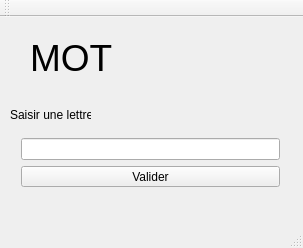
<?xml version="1.0" encoding="UTF-8"?>
<ui version="4.0">
 <class>MainWindow</class>
 <widget class="QMainWindow" name="MainWindow">
  <property name="geometry">
   <rect>
    <x>0</x>
    <y>0</y>
    <width>303</width>
    <height>248</height>
   </rect>
  </property>
  <property name="windowTitle">
   <string>MainWindow</string>
  </property>
  <widget class="QWidget" name="centralWidget">
   <widget class="QWidget" name="gridLayoutWidget">
    <property name="geometry">
     <rect>
      <x>10</x>
      <y>110</y>
      <width>281</width>
      <height>71</height>
     </rect>
    </property>
    <layout class="QGridLayout" name="gridLayout">
     <item row="0" column="0">
      <widget class="QLineEdit" name="lineEdit">
       <property name="maxLength">
        <number>1</number>
       </property>
      </widget>
     </item>
     <item row="1" column="0">
      <widget class="QPushButton" name="valider">
       <property name="text">
        <string>Valider</string>
       </property>
      </widget>
     </item>
    </layout>
   </widget>
   <widget class="QLabel" name="lblMotSecret">
    <property name="geometry">
     <rect>
      <x>30</x>
      <y>20</y>
      <width>251</width>
      <height>41</height>
     </rect>
    </property>
    <property name="font">
     <font>
      <pointsize>28</pointsize>
     </font>
    </property>
    <property name="text">
     <string>MOT</string>
    </property>
   </widget>
   <widget class="QLabel" name="label_2">
    <property name="geometry">
     <rect>
      <x>10</x>
      <y>90</y>
      <width>81</width>
      <height>16</height>
     </rect>
    </property>
    <property name="text">
     <string>Saisir une lettre</string>
    </property>
   </widget>
  </widget>
  <widget class="QMenuBar" name="menuBar">
   <property name="geometry">
    <rect>
     <x>0</x>
     <y>0</y>
     <width>303</width>
     <height>21</height>
    </rect>
   </property>
  </widget>
  <widget class="QToolBar" name="mainToolBar">
   <attribute name="toolBarArea">
    <enum>TopToolBarArea</enum>
   </attribute>
   <attribute name="toolBarBreak">
    <bool>false</bool>
   </attribute>
  </widget>
  <widget class="QStatusBar" name="statusBar"/>
 </widget>
 <layoutdefault spacing="6" margin="11"/>
 <resources/>
 <connections/>
</ui>
